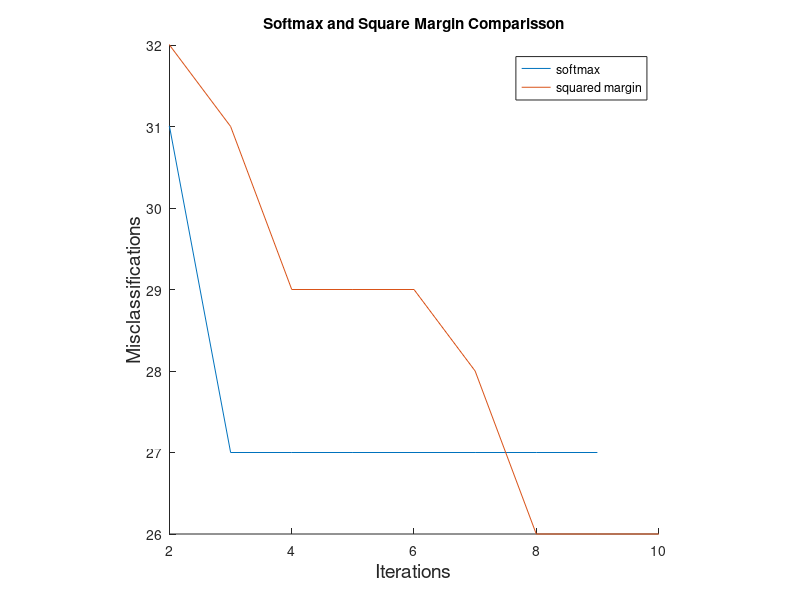

MATLAB code for this plot:
function prob4_9()
% Modified by Stephanie Chang
% Problem 4.9
%
% softmax_grad_demo_hw - when complete reproduces Figure 4.3 from Chapter 4
% of the text

%%% load data 
[X,y] = load_data();

%%% run gradient descent 
[w,error_log] = softmax_newton(X,y);
[wn,archive] = sqr_margin_newton(X,y);

%%% plot everything, pts and lines %%%
plot_all(X',y,w,error_log,archive);


%%%%%%%%%%%%%%%%% functions %%%%%%%%%%%%%%%
%%% gradient descent function for softmax cost/logistic regression %%%
function [w,error_log] = softmax_newton(X,y)
    %%% initialize w0 and make step length %%%
    X = [ones(size(X,1),1) X]';  % use compact notation
    w = 0.008*ones(9,1);              % random initial point
    
    % Initializations 
    iter = 1;
    max_its = 30000;
    grad = 1;
    error_log = [];
    
    N = size(X,1);  %8+1 = 9
    P = size(X,2);  %699
        
    while  norm(grad) > 10^-12 && iter < max_its        
        sig_pow = (X'*w).*(y); % 699x1 matrix of +ypXp'w
        sigma = 1./(ones(P,1)+exp(sig_pow));
        r = -(sigma).*y; %699x1
        grad = X*r;          
   
        hessian = X*((sigma - sigma.^2).*X');
        w = w - pinv(hessian)*grad;
        
        % update iteration count
        if iter > 1
            error = sum(sig_pow(:)<0); 
            error_log = cat(1, error_log, error);
        end
        iter = iter + 1;
    end
end

function [wn,archive] = sqr_margin_newton(X,y)
    %%% initialize w0 and make step length %%%
    X = [ones(size(X,1),1) X]';  % use compact notation
    wn = 0.0875*ones(9,1);              % random initial point
    
    % Initializations 
    cycle = 1;
    max_cycle = 30000;
    grad_n = 1;
    archive = [];
    
    N = size(X,1);  %8+1 = 9
    P = size(X,2);  %699

    while  norm(grad_n) > 10^-12 && cycle < max_cycle        
        expr = (X'*wn).*(y); % 699x1 matrix of +ypXp'w
        check = ones(P,1) - expr;
        check(check<0)=0;    % Replaces negative 1-ypXp'w values with 0
        grad_n = X*(-2*check.*y);  %(9x699)(699x1) = 9x1     
   
        hess = 2*X*X';
        wn = wn - pinv(hess)*grad_n;
        
        % update iteration count
        if cycle > 1
            error_n = sum(expr(:)<0); 
            archive = cat(1, archive, error_n);
        end
        cycle = cycle + 1;
    end
end

%%% plots everything %%%
function plot_all(X,y,w,error_log,archive)
    % plot softmax optimization
    figure(1)
    s = [1:1:size(error_log,1)]';
    plot (s, error_log);
    hold on
    % plot square margin optimization
    s2 = [1:1:size(archive,1)]';
    plot(s2, archive);
    
    % clean up plot and add info labels
    set(gcf,'color','w');
    axis square
    box off
    axis([2 10 26 32])
    title('Softmax and Square Margin Comparisson')
    xlabel('Iterations','Fontsize',14)
    ylabel('Misclassifications','Fontsize',14)
    set(get(gca,'YLabel'),'Rotation',90)
    legend('softmax','squared margin')
end

%%% loads data %%%
function [X,y] = load_data()
    data = csvread('breast_cancer_data.csv');
    X = data(:,1:end-1);
    y = data(:,end);
end

end
